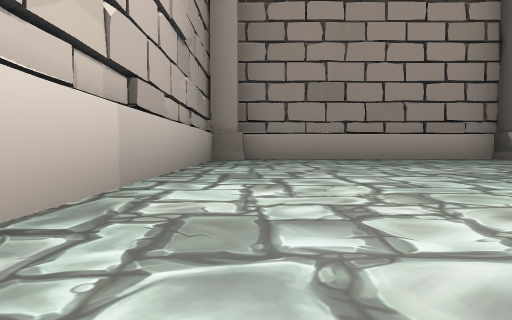
[1] (above)

24 first-person views from a walk through a 3-D level made in the Unity game engine. The camera is 0.24 m above the floor, tilts 2° down and sees 70° across. The floor is counted in squares, 1 m on a side. Each view is taken from the middle of a square. On the plan, view 1 faces up. The plan holds only what a view shows up to about 9 squares ahead; the rest is blank. The place goes on beyond the plan. The player character is not drawn. Some surface patterns are stand-ins.

[2]
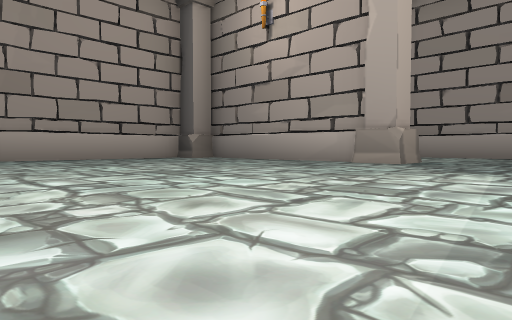

[3]
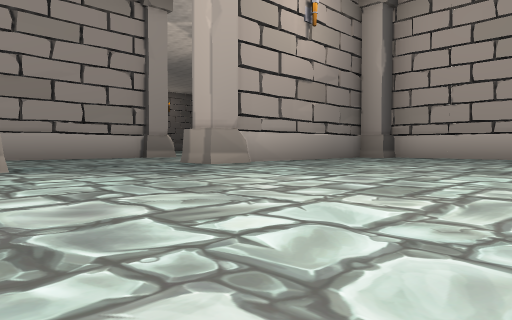

[4]
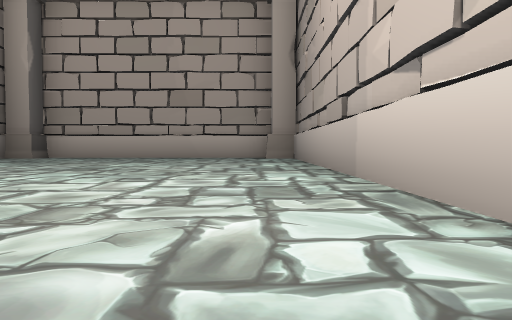

[5]
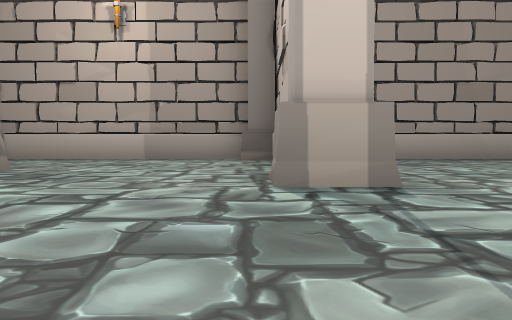

[6]
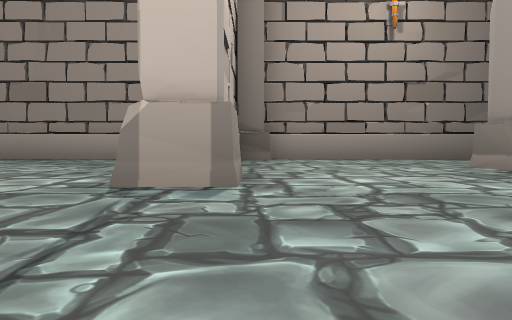

[7]
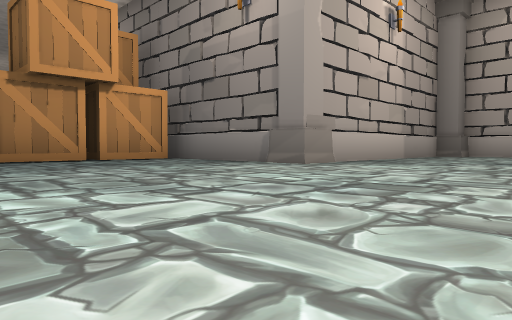

[8]
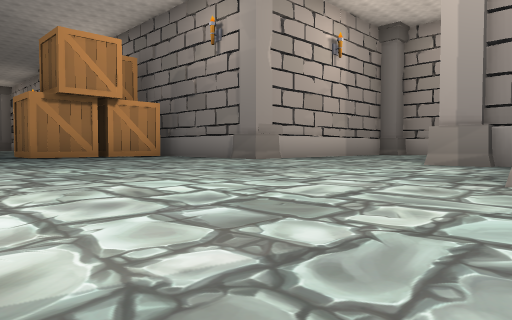

[9]
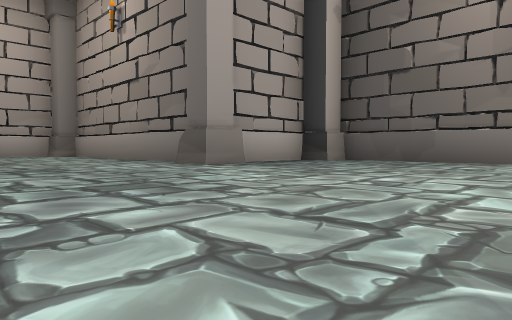

[10]
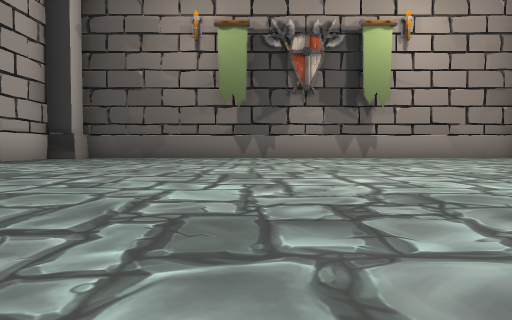

[11]
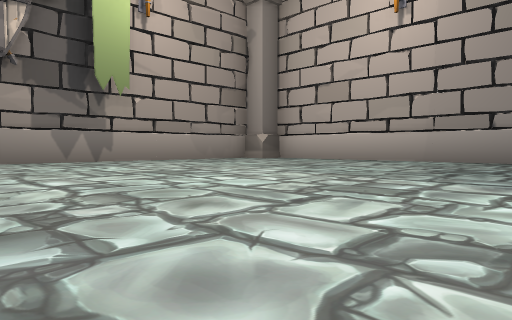

[12]
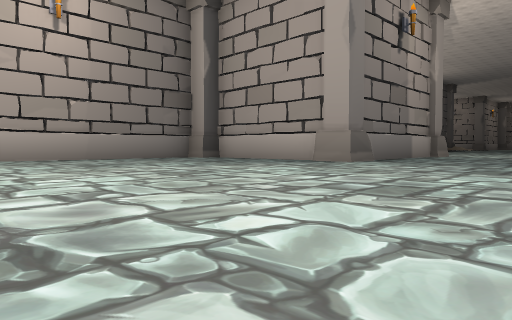

[13]
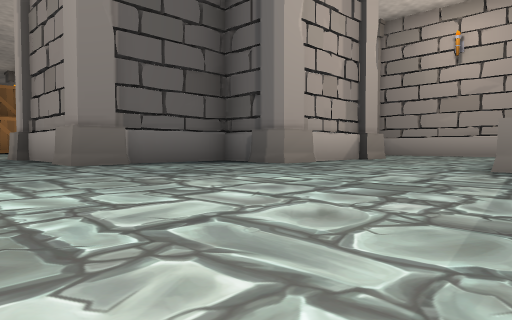

[14]
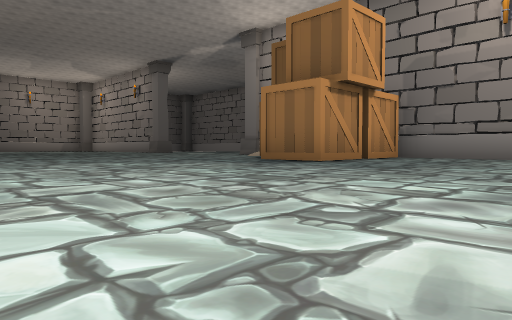

[15]
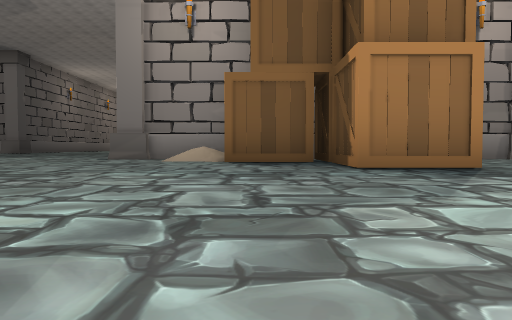

[16]
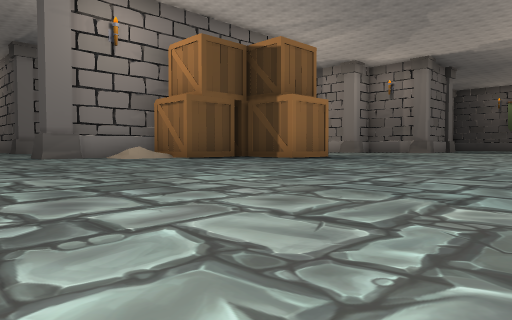

[17]
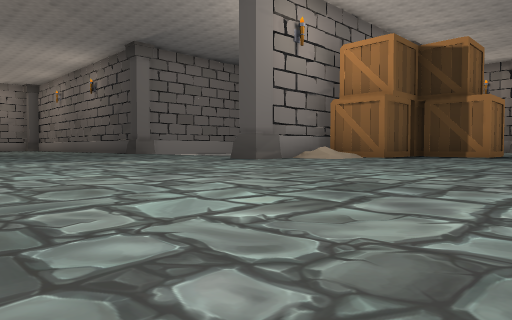

[18]
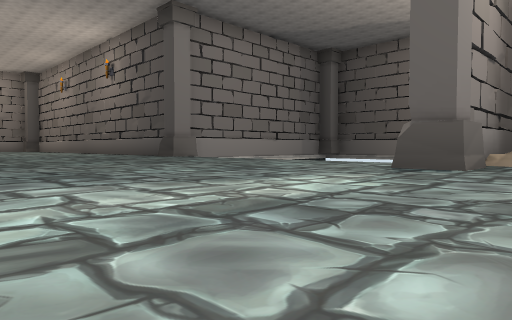

[19]
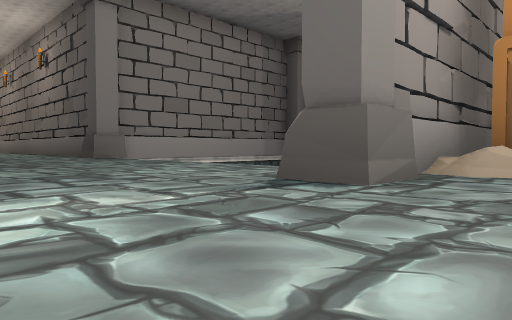

[20]
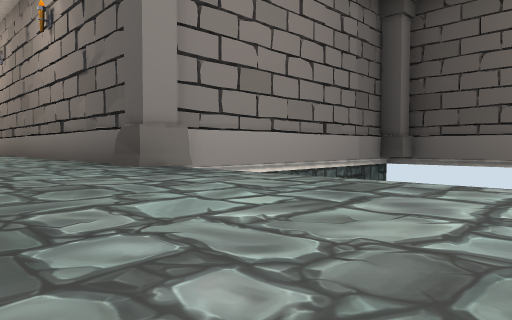

[21]
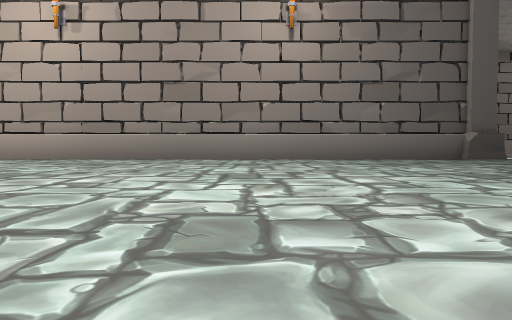

[22]
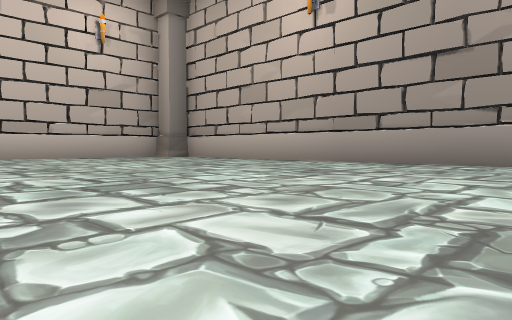

[23]
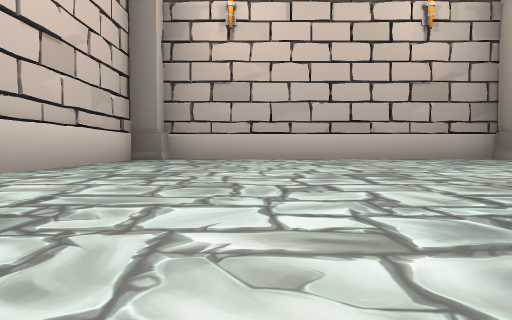

[24]
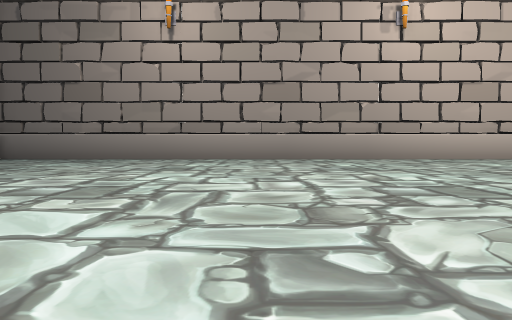

### Floor plan
Key: @ floor where view 1 was taken; # wall or solid block; . floor; / step, stairs or slope; C column; R crate.
Columns run from 9 left of view 1 to 23 right of it. Each row starts with its distance up from view 1.
 10                      C#########C
  9                     #...........#
  8           #### C####C...........#
  7         #C....CC....#C..........#
  6         #.....#.................#
  5         #.....#.................#
  4         #.....#...C##C.........C
  3         #.....#C..#####C...C####
  2         #.....C...#   ##....#
  1         #.........#    #....#
  0         #@....C...#    C....#
 -1         #.....C...# C......C
 -2         #.....#...C  C.....
 -3         #.....#............
 -4         #.....#...........
 -5         #C....CC..............
 -6           ####C######.........
 -7              ##     #.........
 -8               #     #.........
 -9              #       RRRR....
-10              #       RRRR....
-11              ##      RR......
-12   #############     #//......
-13  C............C.....#.........
-14 #...................CC........
-15 #.............................
-16 #.............................
-17 #...........   ............
-18 #............      ........
-19 #............          ....
-20  C............
-21   ############

Positions as (right, up) in squares from view 1, and headings:
1: (0, 0), facing up
2: (0, 0), facing up-right
3: (1, 3), facing down-right
4: (0, 3), facing down
5: (6, 2), facing down
6: (6, 0), facing up
7: (16, -2), facing down-left
8: (17, 0), facing down-left
9: (16, 4), facing up-left
10: (16, 2), facing up
11: (16, 4), facing up-right
12: (15, 9), facing down-right
13: (16, 8), facing down-left
14: (20, -5), facing down-left
15: (19, -11), facing left
16: (20, -16), facing up-left
17: (17, -19), facing up-left
18: (13, -18), facing up-left
19: (13, -16), facing up-left
20: (9, -15), facing up-left
21: (0, -20), facing up
22: (0, -18), facing up-left
23: (-1, -18), facing left
24: (-1, -13), facing down
